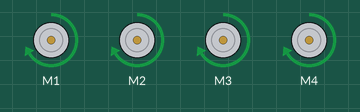
This sketch was run on a simulated Arduino Uno, built with avr-gcc and run on an emulated ATmega328P. On the bench: 4 × DC motor (green arrow = forward, orange = backward, longer = faster). What the sketch prints to the serial monitor is not drawn.

Above: at 0.5 s.
At 2.5 s:
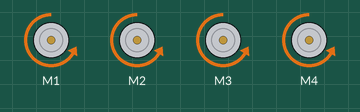
At 3.5 s:
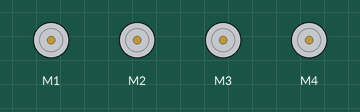
Timing chart, 0 to 5.2 s (numbered marks = the images above):
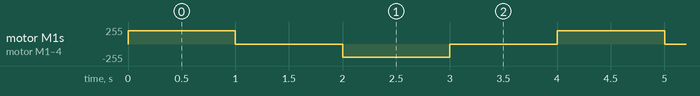

The sketch:

MotorController-01.ino
```cpp
#include <AFMotor.h>
AF_DCMotor motorFrontLeft(1);
AF_DCMotor motorFrontRight(2);
AF_DCMotor motorRearLeft(3);
AF_DCMotor motorRearRight(4);

void setup() {
  Serial.begin(9600);
  Serial.println("Motor test!");
  motorInitialize(200);
}

void loop(){
  moveForward(1000);
  delay(1000);
  reverse(1000);
  delay(1000);
}

void motorInitialize(int x){
  motorFrontLeft.setSpeed(x);
  motorFrontRight.setSpeed(x);
  motorRearLeft.setSpeed(x);
  motorRearRight.setSpeed(x);

  motorFrontLeft.run(RELEASE);
  motorFrontRight.run(RELEASE);
  motorRearLeft.run(RELEASE);
  motorRearRight.run(RELEASE);
}

void moveForward(int duration){
    motorFrontLeft.run(FORWARD);
    motorFrontRight.run(FORWARD);
    motorRearLeft.run(FORWARD);
    motorRearRight.run(FORWARD);
    delay(duration);
    motorFrontLeft.run(RELEASE);
    motorFrontRight.run(RELEASE);
    motorRearLeft.run(RELEASE);
    motorRearRight.run(RELEASE);
}

void reverse(int duration){
    motorFrontLeft.run(BACKWARD);
    motorFrontRight.run(BACKWARD);
    motorRearLeft.run(BACKWARD);
    motorRearRight.run(BACKWARD);
    delay(duration);
    motorFrontLeft.run(RELEASE);
    motorFrontRight.run(RELEASE);
    motorRearLeft.run(RELEASE);
    motorRearRight.run(RELEASE);
}
```

Measured:
- by itself, motor M1–4: repeats every 4.0 s: stopped 1.0 s, backward 200/255 1.0 s, stopped 1.0 s, forward 200/255 1.0 s
